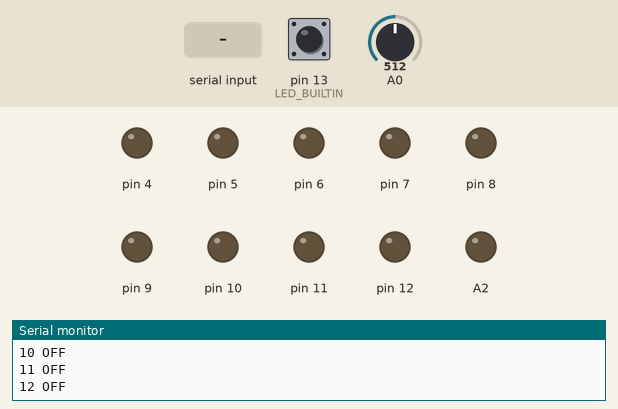
Bench run of a sketch on a simulated Arduino Uno, built with avr-gcc and run on an emulated ATmega328P. Shown: output pins drawn as LEDs (lit = HIGH), the last lines printed to the serial monitor. Inputs (shaded band) come from the test bench; at power-on: A0 = 512, pin 13 (LED_BUILTIN) HIGH.

Above: at 2.1 s.
2.2 s: "5\n" received over the second serial link
At 2.6 s:
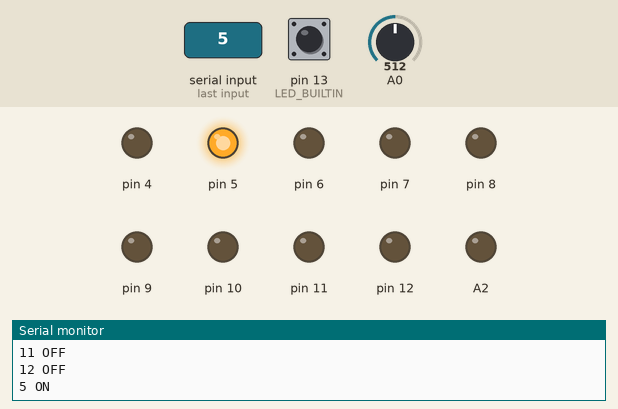
3.7 s: A0 set to 668
6.2 s: A0 set to 691
7.7 s: A0 set to 350
9.2 s: A0 set to 324
At 10.4 s:
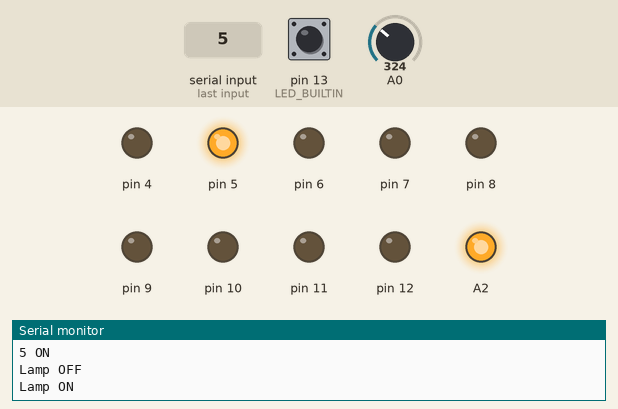
10.7 s: "5\n" received over the second serial link
At 11.5 s:
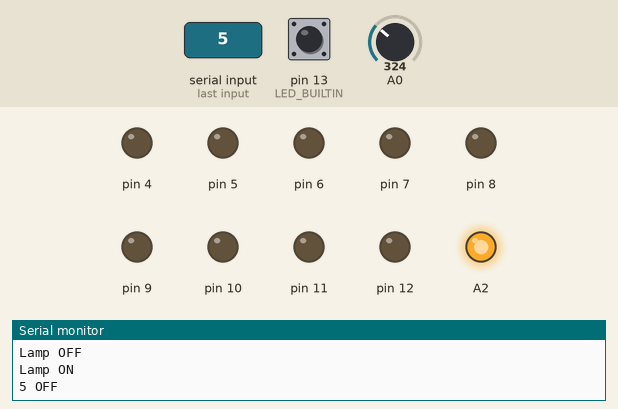
Timing chart, 0 to 13.2 s (numbered marks = the images above; inputs shaded):
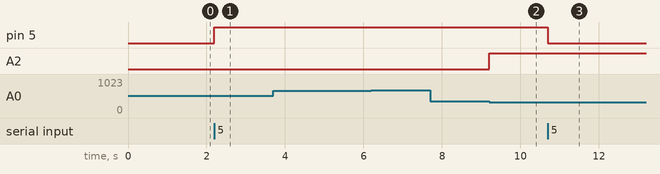

The sketch:

arduinoCode.ino
```cpp
#include <SoftwareSerial.h>

SoftwareSerial esp(2, 3); // RX, TX

unsigned long lastBlink = 0;
unsigned long light_timer = 0;
unsigned long lamp_timer;
int light_level = 0;
String state;

void setup() {
  digitalWrite(LED_BUILTIN, HIGH);
  for(int i = 4; i < 13; i++){
    pinMode(i, OUTPUT);
  }
  Serial.begin(9600);
  Serial.println("Serial Ready");
  esp.begin(9600);
  Serial.println("SoftSerial Ready");
  for(int i = 4; i < 13; i++){
    state = digitalRead(i) == HIGH ? " ON" : " OFF";
    esp.println(String(i) + state);
    Serial.println(String(i) + state);
    delay(100);
  }
  digitalWrite(LED_BUILTIN, LOW);
}

void loop (){
  if (esp.available()){
    int pin = esp.parseInt();
    if(pin < 13 && pin > 1){
      digitalWrite(pin, !digitalRead(pin));
      state = digitalRead(pin) == HIGH ? " ON" : " OFF";
      Serial.println(String(pin) + state);
      esp.println(String(pin) + state);
    }
  }
  // Blink the LED every 3 seconds
  if (millis() - lastBlink > 1500) {
    lastBlink = millis();
    digitalWrite(LED_BUILTIN, !digitalRead(LED_BUILTIN));
  }

  // Insert custon code below
  // For example, make synchronous calls to read a sensor

  // Photorresistor connected to pin A0 triggers a lamp controlled by pin A2
  light_level = analogRead(A0);
  if(light_level < 341 && digitalRead(A2) == LOW){
    lamp_timer = millis();
    digitalWrite(A2, HIGH);
    Serial.println("Lamp ON");
    esp.println("Lamp ON");
  }
  if((millis() - lamp_timer > 5000) && (digitalRead(A2) == HIGH) && (light_level > 680)){
    analogWrite(A2, 0);
    Serial.println("Lamp OFF");
    esp.println("Lamp OFF");
  }
  if (millis() - light_timer > 3000) {
    light_timer = millis();
    esp.println("Light " + String(light_level));
  }
}
```

Measured:
- the behaviour switches between 341 and 340 on A0 (found by bisection; images 1 and 2)
- after the input at 2.2 s, pin 5: LOW → HIGH at once
- after the input at 3.7 s, every drawn part: stays the same
- after the input at 7.7 s, every drawn part: stays the same
- after the input at 9.2 s, A2: LOW → HIGH at once
- after the input at 10.7 s, pin 5: HIGH → LOW at once
